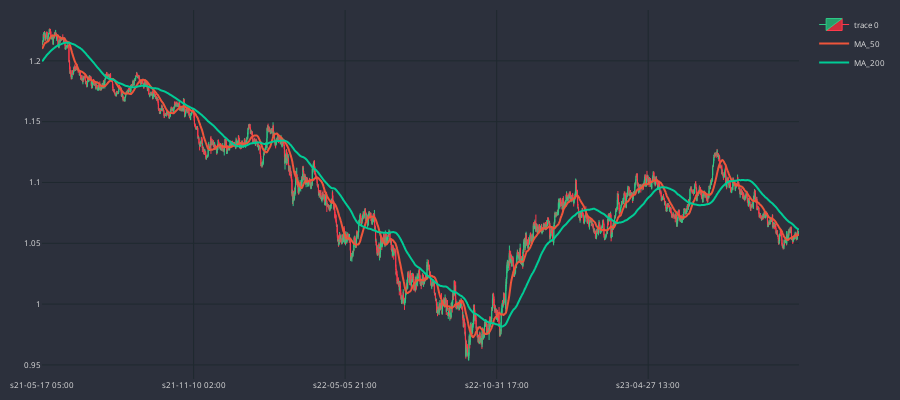

The cell this chart's notebook holds for it:
### Code cell
cp = CandlePlot(df_an)
cp.show_plot(line_traces=[MA_S, MA_L])

### Figure 1 — Plotly figure (JSON) as saved in the notebook; plotly's stock layout.template omitted (floating-point values rounded to 4 significant figures; data arrays with more than 128 entries replaced by an {"elided": "..."} marker saying what was removed)
{"data": [{"close": {"elided": "3802 float values"}, "decreasing": {"fillcolor": "#CC2E3C", "line": {"color": "#FF3A4C"}}, "high": {"elided": "3802 float values"}, "increasing": {"fillcolor": "#24A06B", "line": {"color": "#2EC886"}}, "line": {"width": 1}, "low": {"elided": "3802 float values"}, "opacity": 1, "open": {"elided": "3802 float values"}, "type": "candlestick", "x": {"elided": "3802 str values"}}, {"line": {"shape": "spline", "width": 2}, "name": "MA_50", "type": "scatter", "x": {"elided": "3802 str values"}, "y": {"elided": "3802 float values"}}, {"line": {"shape": "spline", "width": 2}, "name": "MA_200", "type": "scatter", "x": {"elided": "3802 str values"}, "y": {"elided": "3802 float values"}}], "layout": {"font": {"color": "#e1e1e1", "size": 8}, "height": 400, "margin": {"b": 10, "l": 10, "r": 10, "t": 10}, "paper_bgcolor": "#2c303c", "plot_bgcolor": "#2c303c", "width": 900, "xaxis": {"gridcolor": "#1f292f", "nticks": 5, "rangeslider": {"visible": false}}, "yaxis": {"gridcolor": "#1f292f"}}}
